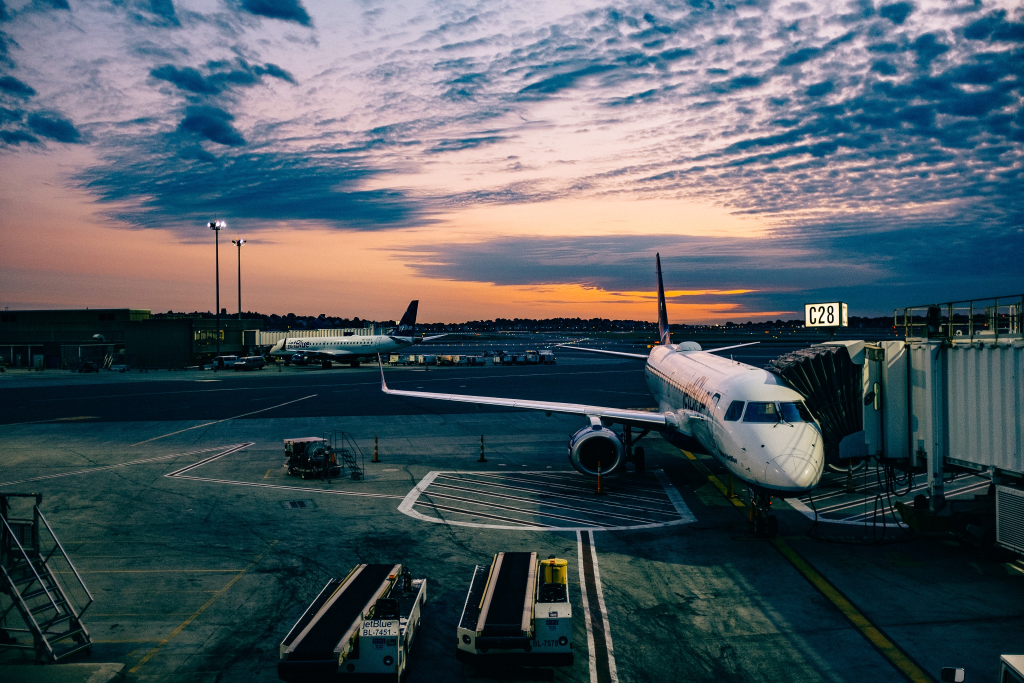
#> input picture descargas/img_vuelos/aeropuerto_noche.jpg, 3072 x 2048 px (shown at 1/3 size)
$ python -i long5.py   (imports and definitions only)
#> lines starting #> are read from the running program, lines starting #| are printed output that depends on the picture
"""Long video 4 (16:9): elecciones 29N. usage: long4.py timing.json out.mp4 [workers]
timing.json: {"starts":[t per para], "end": t}
"""
import json, os, sys, subprocess, math, glob
from multiprocessing import Pool
import numpy as np
from PIL import Image, ImageDraw, ImageFilter, ImageFont

D = "/home/claude/canal/video4/"
FBK = "/usr/share/fonts/opentype/inter/Inter-Black.otf"
FXB = "/usr/share/fonts/opentype/inter/Inter-ExtraBold.otf"
FB = "/usr/share/fonts/opentype/inter/Inter-Bold.otf"
FS = "/usr/share/fonts/opentype/inter/Inter-SemiBold.otf"
FM = "/usr/share/fonts/opentype/inter/Inter-Medium.otf"
_f = {}
def F(p, s):
    if (p, s) not in _f: _f[(p, s)] = ImageFont.truetype(p, s)
    return _f[(p, s)]
W, H, FPS = 1920, 1080, 30
INK = (7, 9, 18); WHITE = (246, 247, 251); SOFT = (176, 184, 206); DIM = (110, 118, 146)
YEL = (255, 210, 63); CYAN = (56, 225, 255); VIO = (132, 94, 255)

STARTS = []
# [1 line not run here, left out]
# [1 line that did not run here, left out]
SECS = ["VIVIENDA", "IMPUESTOS", "SUELDOS", "PENSIONES", "ENERGÍA"]
PHOT = {
    "INTRO": ["6_", "66_", "11_"], "VIVIENDA": ["12_", "19_", "14_", "20_", "16_", "12_"],
    "IMPUESTOS": ["31_", "24_", "25_", "32_", "29_", "24_"], "SUELDOS": ["36_", "37_", "31_", "36_", "37_", "32_"],
    "PENSIONES": ["42_", "45_", "42_", "45_", "32_", "42_"], "ENERGÍA": ["48_", "54_", "61_", "56_", "65_", "55_"],
    "RESUMEN": ["69_", "6_"],
}
F2 = sorted(glob.glob(D + "fotos2/*.jpg"))
def P2(*pre): return [f for f in F2 if any(os.path.basename(f).startswith(x) for x in pre)]
FOTOS = {os.path.basename(f).split("_")[0] + "_": f for f in glob.glob(D + "fotos/*.jpg")}
# [1 line not run here, left out]
FOOT = "Fuentes: programa del PP · Infobae · Forbes · Telecinco · Demócrata · Fotocasa · webs de los partidos · 12/11/2026"

def eo(t): t = min(1, max(0, t)); return 1 - (1 - t) ** 3

_bg = {}
def photo(key):
    if key not in _bg:
        if len(_bg) > 12: _bg.pop(next(iter(_bg)))
        im = Image.open(FOTOS[key] if key in FOTOS else key).convert("RGB")
#> im is the input picture: PIL image 3072x2048 RGB; mean R, G, B 78, 89.5, 96.6
        s = max(2112 / im.width, 1188 / im.height); im = im.resize((int(im.width * s) + 1, int(im.height * s) + 1), Image.LANCZOS)
#> after `s = max(2112 / im.width, 1188 / im.height)`: s = 0.688
        x, y = (im.width - 2112) // 2, (im.height - 1188) // 2; im = im.crop((x, y, x + 2112, y + 1188))
#> after `x, y = ((im.width - 2112) // 2, (im.height - 1188) // 2)`: x = 0; y = 110
#> after `im = im.crop((x, y, x + 2112, y + 1188))`:
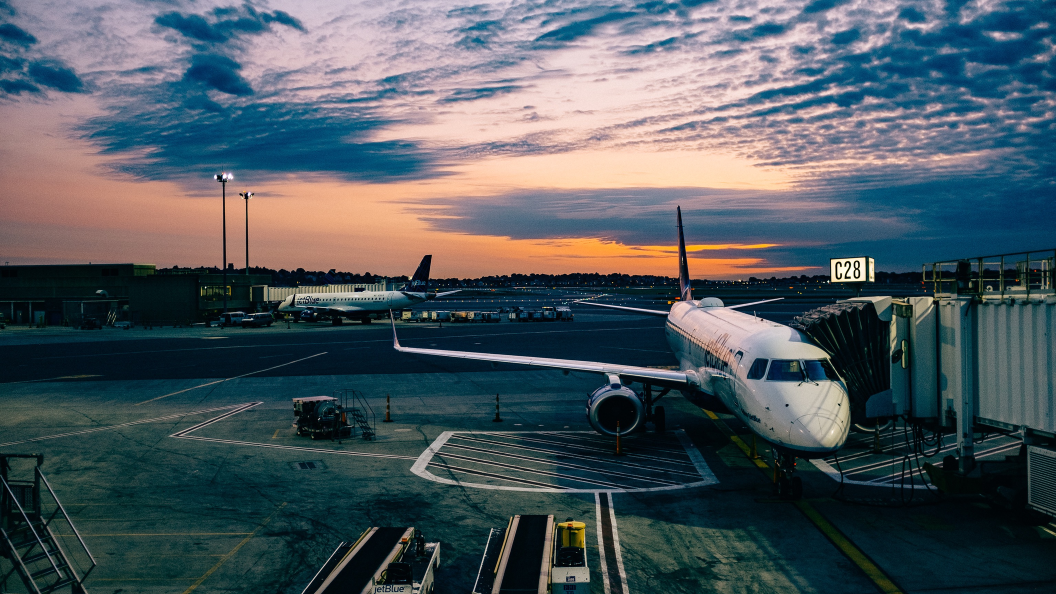
#> im: PIL image 2112x1188 RGB (shown at 1/2 size); mean R, G, B 78.1, 88.7, 94.9
        a = np.asarray(im).astype(np.float32)
        g = a.mean(axis=2, keepdims=True); a = g + (a - g) * 0.75  # desaturate
#> after `g = a.mean(axis=2, keepdims=True)`:
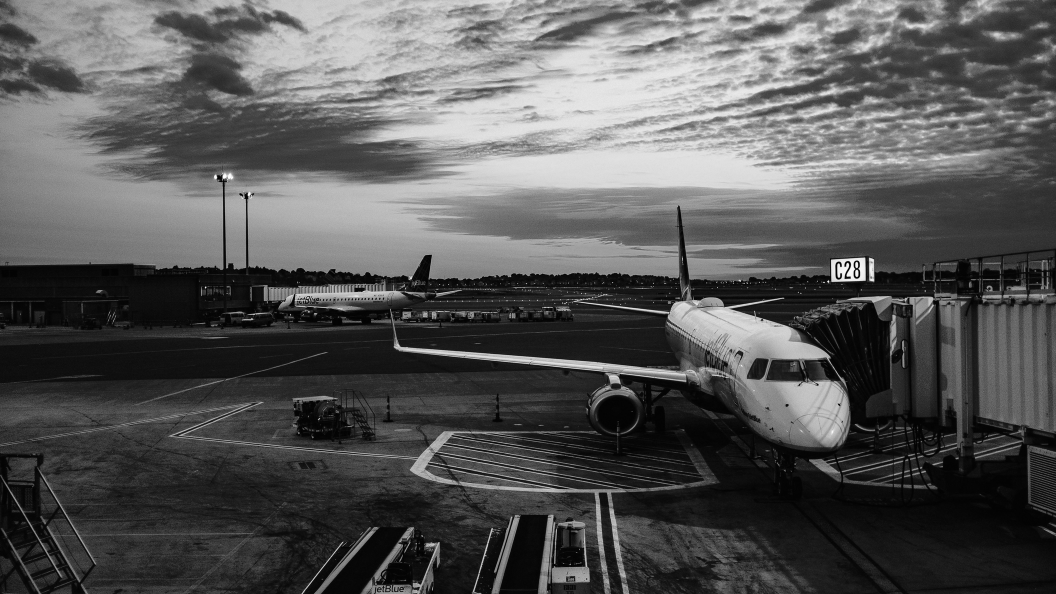
#> g: shape (1188, 2112, 1) float32 (shown at 1/2 size); min 0, max 255, mean 87.2
        yy, xx = np.mgrid[0:1188, 0:2112]
        v = 0.36 - 0.15 * (xx / 2112)  # darker on the right where cards live
        a = a * v[..., None] + np.array(INK, np.float32) * (1 - v[..., None]) * 0.6
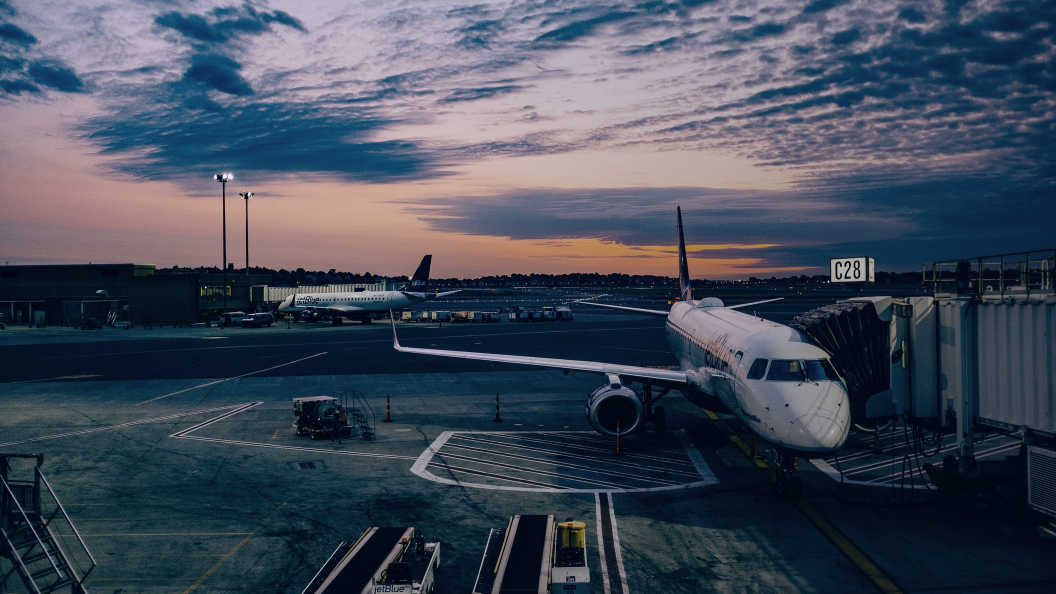
#> a: shape (1188, 2112, 3) float64 (shown at 1/2 size); mean R, G, B 26.1, 29.1, 34.2; drawn with min black and max white
        _bg[key] = Image.fromarray(a.clip(0, 255).astype(np.uint8))
    return _bg[key]
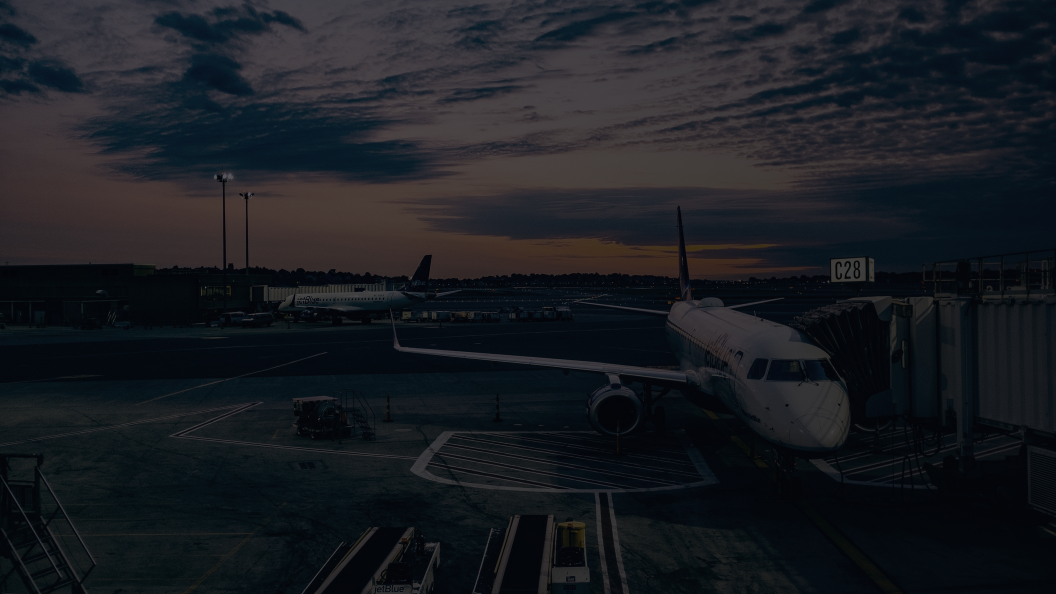
#> returned value: PIL image 2112x1188 RGB (shown at 1/2 size); mean R, G, B 25.6, 28.6, 33.7

# [27 lines left out: functions kb, text_img, wrap, paste, not called in this run]

def rrect(w, h, r, fill, outline=None, width=0):
    im = Image.new("RGBA", (w, h), (0, 0, 0, 0)); ImageDraw.Draw(im).rounded_rectangle([0, 0, w - 1, h - 1], r, fill=fill, outline=outline, width=width); return im

# ---------- static chrome ----------
# [14 lines left out: function chrome, not called in this run]
CHROME = {}
def get_chrome(sec):
    if sec not in CHROME: CHROME[sec] = chrome(sec)
    return CHROME[sec]

# ---------- scene builders: return list of (img, x, y, t_in, kind) ----------
# [71 lines left out: functions els_title, els_text, els_section, els_party, els_summary, els_cta, not called in this run]

SUBS = {"VIVIENDA": "Alquiler, compra y vivienda pública", "IMPUESTOS": "IRPF, IVA y quién paga más",
        "SUELDOS": "Salario mínimo: 1.221 € en 14 pagas · Jornada máxima: 40 h",
        "PENSIONES": "Pensión media de jubilación: ≈1.576 €/mes (Gobierno)", "ENERGÍA": "Nucleares, renovables e impuestos de la luz"}

# [46 lines left out: functions build, draw, scene_photo, render_seg, not called in this run]


V1 = lambda *k: [FOTOS[x] for x in k]
# [9 lines that did not run here, left out]
SEG = 4.2  # seconds per background photo
# [18 lines left out: functions plan, bg_at, not called in this run]

def frame_at(i, t, dur, E, ch):
    base = bg_at(i, t, dur).convert("RGBA"); base.alpha_composite(ch); draw(base, E, t); return base

# [20 lines left out: function render_seg2, not called in this run]


# [13 lines not run here, left out]

>>> result = photo('../../descargas/img_vuelos/aeropuerto_noche.jpg')

$ run again, on descargas/img_vuelos/panel.jpg
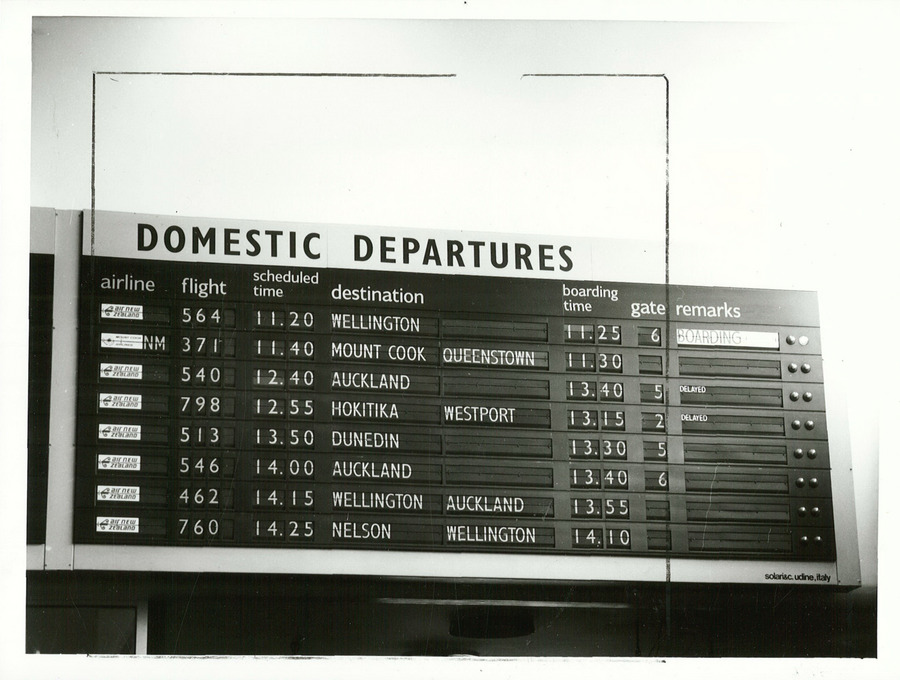
#> input picture descargas/img_vuelos/panel.jpg, 900 x 680 px
#> in photo, im is the input picture: PIL image 900x680 RGB; mean R, G, B 154.4, 156.8, 149.2
#> in photo, `a = a * v[..., None] + np.array(INK, np.float32) * (1 - v[..., None]) ..`:
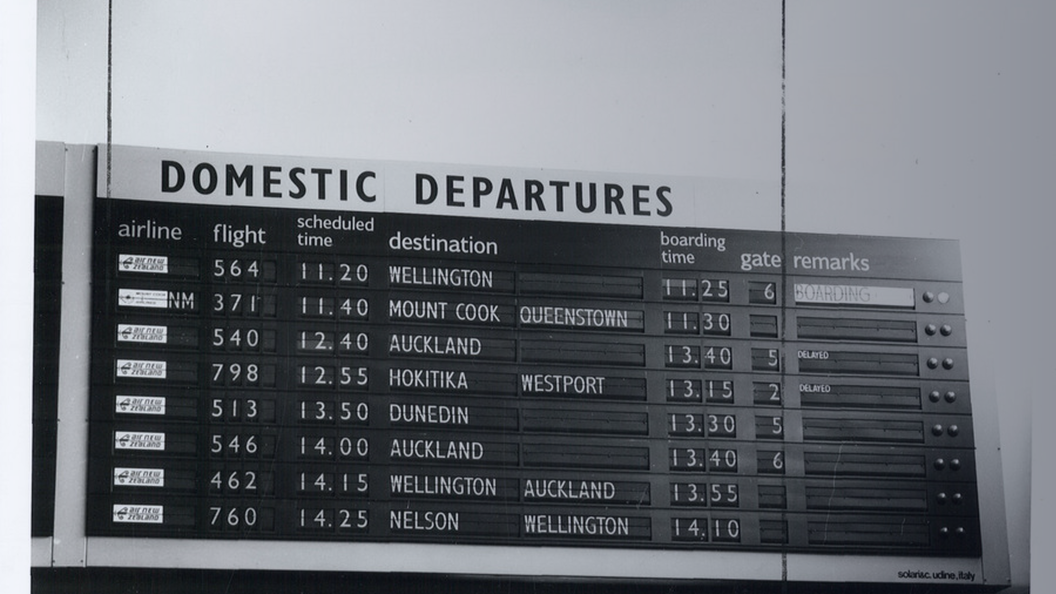
#> a: shape (1188, 2112, 3) float64 (shown at 1/2 size); mean R, G, B 44.7, 46.1, 48.2; drawn with min black and max white
#> in photo, `return _bg[key]`:
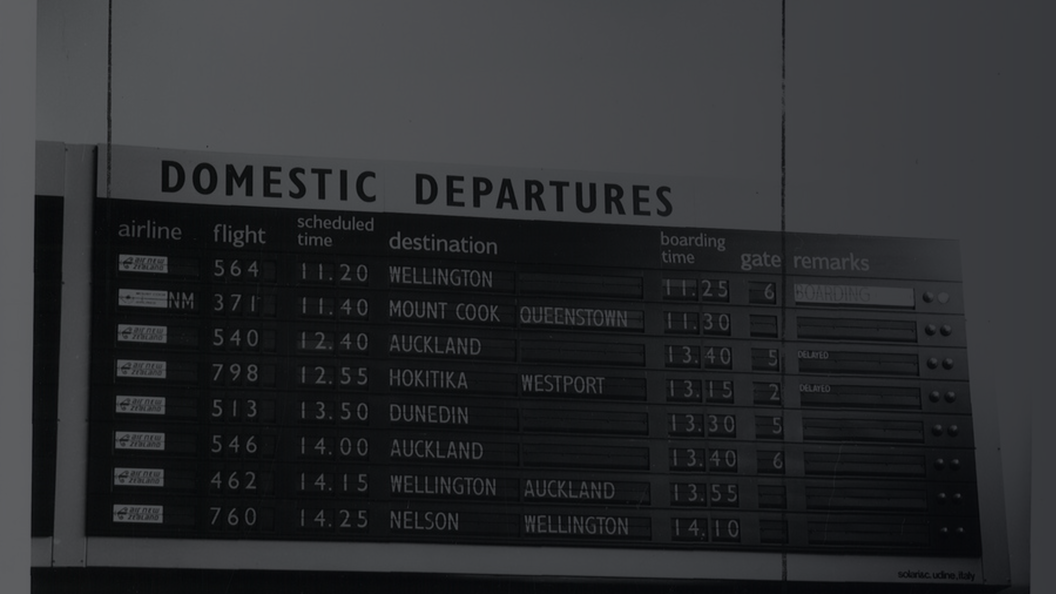
#> returned value: PIL image 2112x1188 RGB (shown at 1/2 size); mean R, G, B 44.2, 45.6, 47.7
